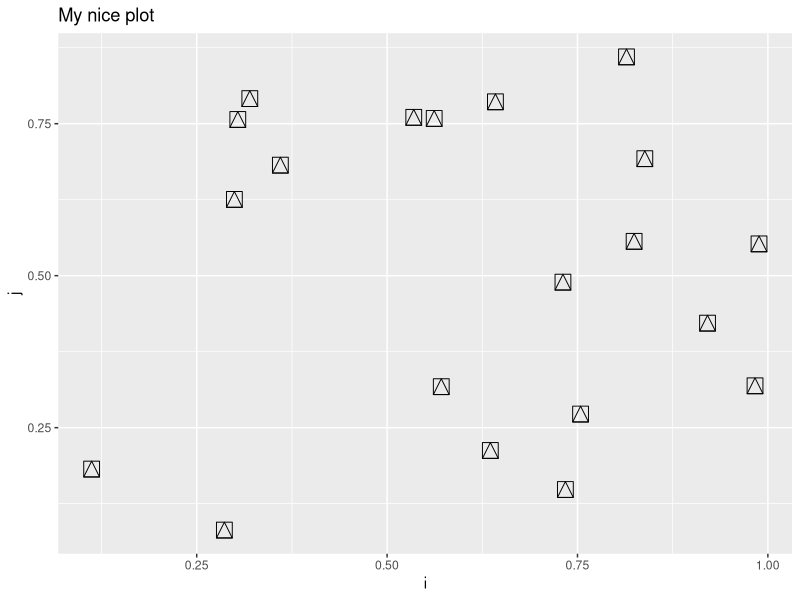
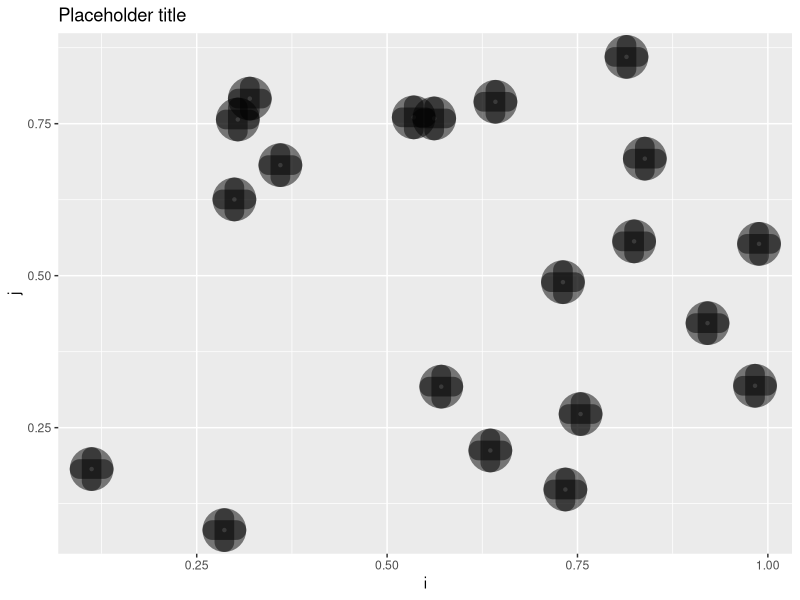

The R script that drew these images, in order:
## ---- chunk 1
#| output: false
library(dplyr)
library(ggplot2)
## ---- chunk 2
# Bad

sample1 <- sample(c(TRUE, FALSE), size = 10, replace = TRUE)
names(sample1) <- paste0("pos", 1:10)
sample1_true <- sample1[sample1 == TRUE]

sample2 <- sample(c(TRUE, FALSE), size = 15, replace = TRUE)
names(sample2) <- paste0("pos", 1:15)
sample2_true <- sample2[sample2 == TRUE]

sample3 <- sample(c(TRUE, FALSE), size = 20, replace = TRUE)
names(sample3) <- paste0("pos", 1:20)
sample3_true <- sample3[sample3 == TRUE]

# Better

sampler <- function (size) {
  
  my_sample <- sample(c(TRUE, FALSE), size, replace = TRUE)
  names(my_sample) <- paste0("pos", 1:size)

  return(my_sample[my_sample == TRUE])
  
}

sample1 <- sampler(10)
sample2 <- sampler(15)
sampler3 <- sampler(20)
## ---- chunk 3

# If you cast your mind back to school this is Pythagoras' Theorem. 
# This function calculates side c (the hypotenuse) given sides a and b of a triangle

# The function name is calculate_c, side_a and side_b are arguments

calculate_c <- function (side_a, side_b) {
  
  return(sqrt(side_a ^ 2 + side_b ^ 2))
  
}

# We could extend the function and give the user control of if they want c
# squared or not. Here we have given squared a default value of FALSE.

calculate_c <- function (side_a, side_b, squared = FALSE) {
  
  side_c <- side_a ^ 2 + side_b ^ 2

  if (squared == TRUE) {
    
    return(side_c)
    
  } else {
    
    return(sqrt(side_c))
    
  }
}


## ---- chunk 4
dummy <- tibble(id = 1:20, i = runif(20), j = runif(20), k = runif(20))

transform_data1 <- function(x, min_value, filter_by, sort_by) {
  
  x |> 
    filter(filter_by >= min_value) |> 
    arrange(sort_by) 
  
}

## ---- chunk 5
# Will work with the curly brackets

transform_data2 <- function(x, min_value, filter_by, sort_by) {
  
  x |> 
    filter({{filter_by}} >= min_value) |> 
    arrange({{sort_by}}) 
  
}

transform_data2(dummy, 0.5, j, k)

# Using := to modify the left hand side or name

transform_data3 <- function(x, min_value, filter_by, sort_by, new_name) {
  
  x |> 
    filter({{filter_by}} >= min_value) |> 
    arrange({{sort_by}}) |> 
    mutate({{new_name}} := {{filter_by}} * {{sort_by}})
    
  
}

transform_data3(dummy, 0.5, i, k, "l")
## ---- chunk 6

calculate_c <- function (side_a, side_b, squared = FALSE) {
  
  if (side_a <= 0) {
    
    stop ("side_a must be positive")
    
  }
  
  if (side_b <= 0) {
    
    stop ("side_b must be negative")
    
  }
  
  if (length(side_a) != length(side_b)) {
    
    stop ("side_a and side_by must have the same length")
    
  }
  
  if (!is.logical(squared)) {
    
    stop ("squared must be TRUE or FALSE")
    
  }
  
  side_c <- side_a ^ 2 + side_b ^ 2

  if (squared == TRUE) {
    
    return(side_c)
    
  } else {
    
    return(sqrt(side_c))
    
  }
}

## ---- chunk 7
# Maybe you want to use some of the aesthetics for tweaking geom_point.
# Maybe you arent sure which ones, all you know is you will be doing a bunch
# of scatter plots of i and j.

ggplot(dummy, aes(x = i, y= j)) +
  geom_point(size = 5, shape = 14) +
  labs(title = "My nice plot")

plotter <- function (plot_data, ..., title = "Placeholder title") {
  
  ggplot(plot_data, aes(x = i, y = j)) +
    geom_point(...) +
    labs(title = title)
  
}

plotter(dummy, alpha = 0.5, shape = 10, stroke = 10)

## ---- chunk 8
plotter2 <- function (plot_data, ..., title = "Placeholder title") {
  
  ggplot(plot_data, aes(x = i, y = j)) +
    geom_point(...) +
    labs(title = title)
  
  return(invisible(plot_data))
  
}

plotter2(dummy, size = 3, shape = 4, stroke = 5)
